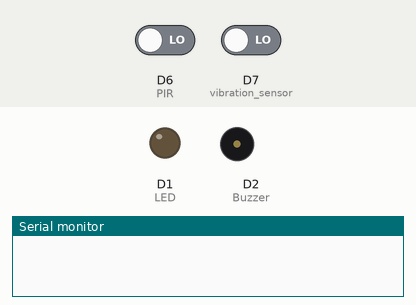
Recording of a sketch running on a simulated ESP8266 (NodeMCU). On the bench: output pins drawn as LEDs (lit = HIGH), buzzer (waves = sounding, pin HIGH), the last lines printed to the serial monitor. Inputs (shaded band) come from the test bench; at power-on: D6 (PIR) LOW, D7 (vibration_sensor) LOW. WiFi joins after 1.5 s; servers stay silent unless stated.

Above: at 3.0 s.
3.1 s: D6 (PIR) driven HIGH
At 4.0 s:
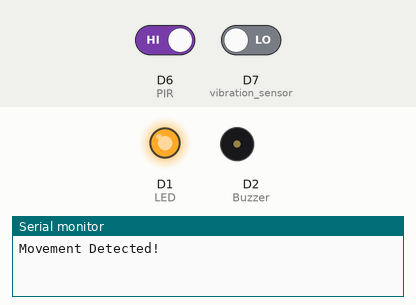
6.1 s: D6 (PIR) driven LOW
At 7.3 s:
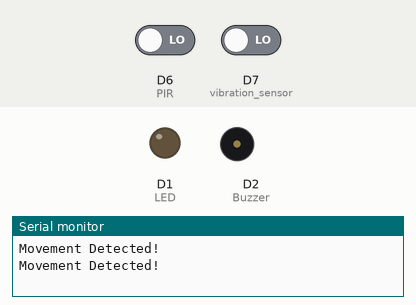
7.6 s: D7 (vibration_sensor) driven HIGH
At 8.6 s:
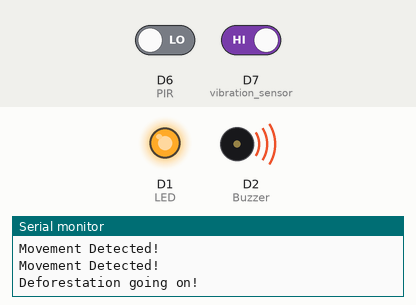
10.6 s: D7 (vibration_sensor) driven LOW
At 12.9 s:
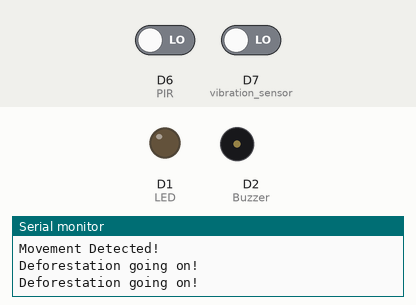
Timing chart, 0 to 14.1 s (numbered marks = the images above; inputs shaded):
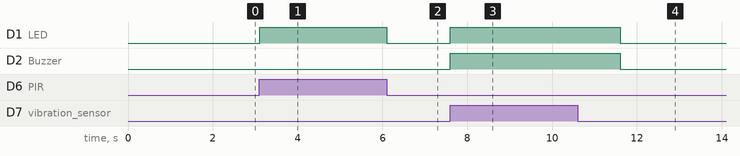

The sketch:

Hack4earth.ino
```cpp
#define BLYNK_TEMPLATE_ID "TMPL30cSSQ0yl"
#define BLYNK_TEMPLATE_NAME "Hack4earth"
#define BLYNK_AUTH_TOKEN "IODm9Phbw4LCRYV2t45XvBWjJOMNw4X7"

#include <ESP8266WiFi.h>
#include <BlynkSimpleEsp8266.h>

char ssid[]="Moto G62";
char pass[]="1007@shikhar";
char auth[]=BLYNK_AUTH_TOKEN;

BlynkTimer timer;

void MDVSM() {                                           //Movement Detection and Vibration Sensing Module
  int value1=digitalRead(D6);
  int value2=digitalRead(D7);

  if (value1==1) {
    Blynk.logEvent("Alert1","Movement Detected!");
    Serial.println("Movement Detected!");
    digitalWrite(D1,HIGH);
    Blynk.virtualWrite(V0,HIGH);
    delay(1500);
    digitalWrite(D1,LOW);
    Blynk.virtualWrite(V0,LOW);
  }
  else if(value2==1) {
    Blynk.logEvent("Alert2","Deforestation going on!");
    Serial.println("Deforestation going on!");
    digitalWrite(D1,HIGH);
    digitalWrite(D2,HIGH);
    Blynk.virtualWrite(V1,HIGH);
    delay(2000);
    digitalWrite(D1,LOW);
    digitalWrite(D2,LOW);
    Blynk.virtualWrite(V1,LOW);
  }
}

void setup() {
  Serial.begin(9600);
  pinMode(D6,INPUT);      //PIR
  pinMode(D7,INPUT);      //vibration sensor
  pinMode(D1,OUTPUT);     //LED
  pinMode(D2,OUTPUT);     //Buzzer
  Blynk.begin(auth,ssid,pass);
  timer.setInterval(100L,MDVSM);
}

void loop() {
  Blynk.run();
  timer.run();
}
```

Measured:
- after the input at 3.1 s, D1 (LED): LOW → HIGH at once
- after the input at 6.1 s, D1 (LED): HIGH → LOW at once
- after the input at 7.6 s, D1 (LED), D2 (Buzzer): LOW → HIGH at once
- after the input at 10.6 s, D1 (LED), D2 (Buzzer): HIGH → LOW after 1.0 s
